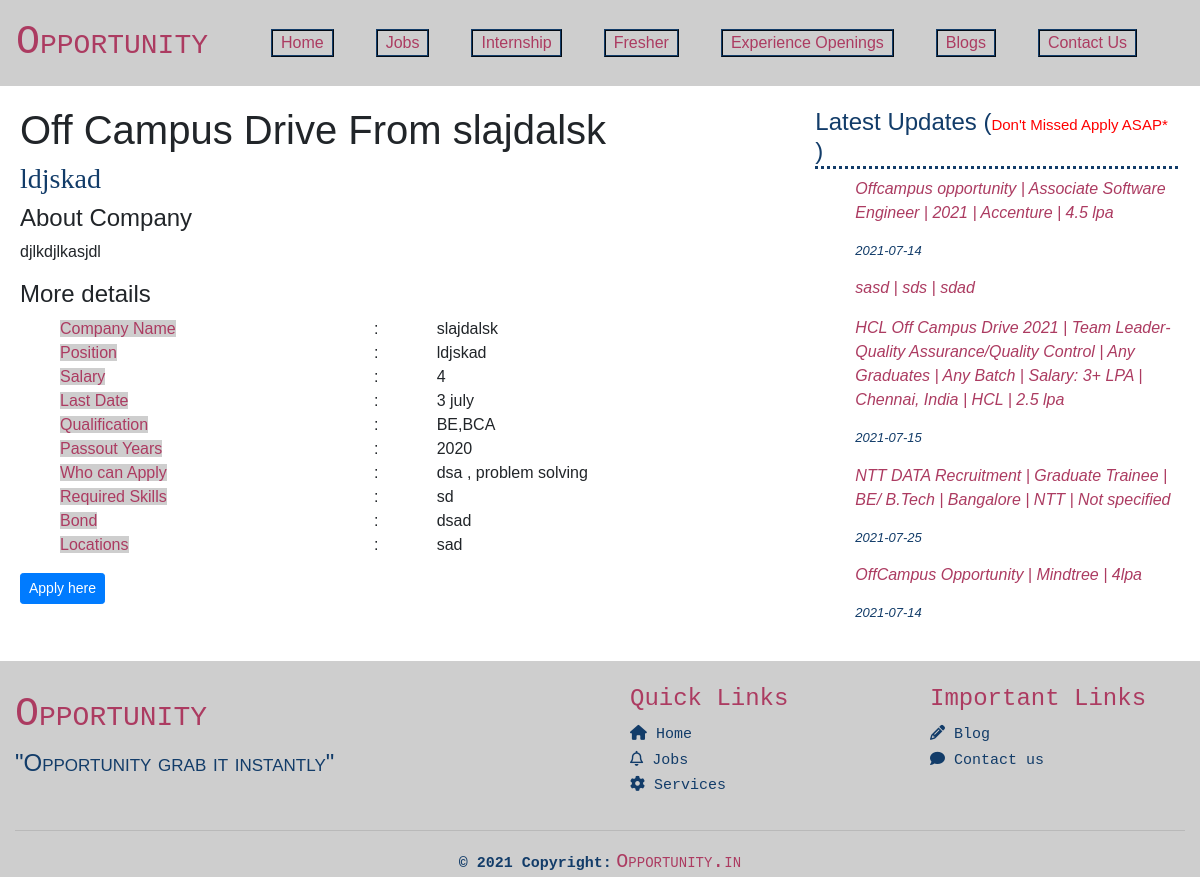
The page /moredetails.php?value=5 on the database its author committed.
### tables this page shows
CREATE TABLE `jobs` (
  `jobid` int(11) NOT NULL,
  `jobtitle` varchar(500) NOT NULL,
  `aboutcompany` varchar(1000) NOT NULL,
  `companyname` varchar(600) NOT NULL,
  `position` varchar(600) NOT NULL,
  `jobtype` varchar(100) NOT NULL,
  `required` varchar(100) NOT NULL,
  `salary` varchar(600) NOT NULL,
  `lastdate` varchar(600) NOT NULL,
  `quali` varchar(100) NOT NULL,
  `job_uplode_date` varchar(40) NOT NULL,
  `status` varchar(10) NOT NULL,
  `year` varchar(100) NOT NULL,
  `eligibility` varchar(1000) NOT NULL,
  `skills` varchar(1000) NOT NULL,
  `bond` varchar(60) NOT NULL,
  `locations` varchar(600) NOT NULL,
  `branch` varchar(600) NOT NULL,
  `applylink` varchar(600) NOT NULL
);

### moredetails.php (the view, shortened to what this page needs)
<?php
	include 'navbar.php';
?>
<?php
	include("dbconnection.php");
	$value = $_GET["value"];
	$sql="SELECT * FROM jobs where jobid = '$value'";
	$result = mysqli_query($conn , $sql);
	if(mysqli_num_rows($result)>0)
	{
		$row=mysqli_fetch_assoc($result);
		$jobid=$row["jobid"];
		$aboutcompany=$row["aboutcompany"];
		$companyname=$row["companyname"];
		$position=$row["position"];
		$salary=$row["salary"];
		$lastdate=$row["lastdate"];
		$quali =$row["quali"];
		$year =$row["year"];
		$eligibility=$row["eligibility"];
		$skills=$row["skills"];
		$bond=$row["bond"];
		$locations=$row["locations"];
		$applylink=$row["applylink"];
	}
?>
<body>
	<div class="container-fluid jobs">
		<div class="row">
			<div class="col-md-8">
				<article>
					<h1>Off Campus Drive From <?php echo " ".$companyname; ?>
					<h3 style="color: var(--p2); font-family: times-roman; "><?php echo "".$position; ?></h3>
					<h4>About Company</h4>
					<article style="text-align: justify;">
					<p><?php echo"".$aboutcompany; ?></p>
					</article>
					<h4>More details</h4>
					<ul>
						<div class="row">
							<div class="col-md-5">
								<mark> Company Name</mark>
							</div>
							<div class="col-md-1">
								:
							</div>
							<div class="col-md-5">
								<?php echo "".$companyname; ?>
							</div>
						</div>
						<div class="row">
							<div class="col-md-5">
								<mark> Position</mark>
							</div>
							<div class="col-md-1">
								:
							</div>
							<div class="col-md-5">
								<?php echo "".$position; ?>
							</div>
						</div>
						<div class="row">
							<div class="col-md-5">
								<mark> Salary</mark>
							</div>
							<div class="col-md-1">
								:
							</div>
							<div class="col-md-5">
								<?php echo "".$salary; ?>
							</div>
						</div>
						<div class="row">
							<div class="col-md-5">
								<mark> Last Date</mark>
							</div>
							<div class="col-md-1">
								:
							</div>
							<div class="col-md-5">
								<?php echo "".$lastdate; ?>
							</div>
						</div>
						<div class="row">
							<div class="col-md-5">
								<mark> Qualification</mark>
							</div>
							<div class="col-md-1">
								:
							</div>
							<div class="col-md-5">
								<?php echo "".$quali; ?>
							</div>
						</div>
						<div class="row">
							<div class="col-md-5">
								<mark> Passout Years</mark>
							</div>
							<div class="col-md-1">
								:
							</div>
							<div class="col-md-5">
								<?php echo "".$year; ?>
							</div>
						</div>
						<div class="row">
							<div class="col-md-5">
								<mark> Who can Apply</mark>
							</div>
							<div class="col-md-1">
								:
							</div>
							<div class="col-md-5">
								<?php echo "".$eligibility; ?>
							</div>
						</div>
						<div class="row" style="text-align: justify;">
							<div class="col-md-5" >
								<mark> Required Skills</mark>
							</div>
							<div class="col-md-1">
								:
							</div>
							<div class="col-md-5">
								<?php echo "".$skills; ?>
							</div>
						</div>
						<div class="row">
							<div class="col-md-5">
								<mark> Bond</mark>
							</div>
							<div class="col-md-1">
								:
							</div>
							<div class="col-md-5">
								<?php echo "".$bond; ?>
							</div>
						</div>
						<div class="row">
							<div class="col-md-5">
								<mark> Locations</mark>
							</div>
							<div class="col-md-1">
								:
							</div>
							<div class="col-md-5">
								<?php echo "".$locations; ?>
							</div>
						</div>
					</ul>
					<div class="btn btn-sm btn-primary" >
						<a style="color:white;" href="<?php echo"".$applylink; ?>">Apply here</a>
					</div>
				</article>
			</div>
			<div class="col-md-4 newupdates">
				<div class="col-md-12">
                	<h4>Latest Updates (<span style="font-size: 15px; color: red;">Don't Missed Apply ASAP* </span>)</h4>
                	<article>
                		<?php
                			$sql1 = "SELECT * FROM jobs where jobid!='$jobid' and status='active'
                			order by rand() limit 10 ";
		                    $result1 = mysqli_query($conn,$sql1);
		                    if(mysqli_num_rows($result)>0)
		                    {
		                        while ($row1=mysqli_fetch_assoc($result1))
		                        {
		                            $jobid1 = $row1['jobid'];
		                            $jobtitle1=$row1['jobtitle'];
		                            $companyname1 = $row1['companyname'];
		                            $job_uplode_date1=$row1['job_uplode_date'];
		                            $salary1=$row1['salary'];
                		?>
                		<ul style="list-style: none;">
                			<li>
                				<a href="moredetails.php?value=<?php echo"".$jobid1; ?>">
                				<p style="color: var(--p1);"><?php echo "".$jobtitle1." | ".$companyname1." | ".$salary1;  ?></p>
                				</a>
                				<p style="color: var(--p2); font-style: italic; font-size: small;" ><?php echo"".$job_uplode_date1; ?></p>
                			</li>
                		</ul>
                		<?php
                				}
                			}
                			else
                			{
                			}
                		?>
                	</article>
            	</div>
			</div>
		</div>
	</div>
</body>
<?php
	include 'footer.php';
?>

### navbar.php (style rules this page uses)
:root { --p1: #AC3B61; --p2: #123C69; --s1:#cecece; --s2: #cecece; }
body { text-decoration: none; -webkit-user-select: none; }

### moredetails.php (style rules this page uses)
.jobs { padding: 20px; }
.jobs h1 { font: sans-serif; font-style: bold; }
.jobs li { font-style: oblique; letter-spacing: 1rpm; }
.jobs mark { color: var(--p1); background-color: #cecece; padding: 0px; margin: 0px 20px 0px 0px; }
body { font-family:Arial, Helvetica, sans-serif; }
.newupdates { padding: 2px; color: var(--p2); }
.newupdates h4 { border-bottom: dotted; }
.newupdates p { color: black; }

### footer.php (style rules this page uses)
:root { --p1: #AC3B61; --p2: #123C69; --s1:#cecece; --s2: #cecece; }
body { text-decoration: none; }

### rows shown on the page
jobs: companyname "slajdalsk", position "ldjskad", aboutcompany "djlkdjlkasjdl", salary "4", lastdate "3 july", quali "BE,BCA", year "2020", eligibility "dsa , problem solving", skills "sd", bond "dsad", locations "sad"
jobs: $jobid1 7 (drawn), jobtitle "Offcampus opportunity | Associate Software Engineer | 2021", companyname "Accenture", salary "4.5 lpa", job_uplode_date "2021-07-14"
jobs: $jobid1 6 (drawn), jobtitle "sasd", companyname "sds", salary "sdad"
jobs: $jobid1 8 (drawn), jobtitle "HCL Off Campus Drive 2021 | Team Leader-Quality Assurance/Quality Control | Any Graduates | Any Batch | Salary: 3+ LPA | Chennai, India", companyname "HCL", salary "2.5 lpa", job_uplode_date "2021-07-15"
jobs: $jobid1 9 (drawn), jobtitle "NTT DATA Recruitment | Graduate Trainee | BE/ B.Tech | Bangalore", companyname "NTT", salary "Not specified", job_uplode_date "2021-07-25"
jobs: $jobid1 4 (drawn), jobtitle "OffCampus Opportunity", companyname "Mindtree", salary "4lpa", job_uplode_date "2021-07-14"
